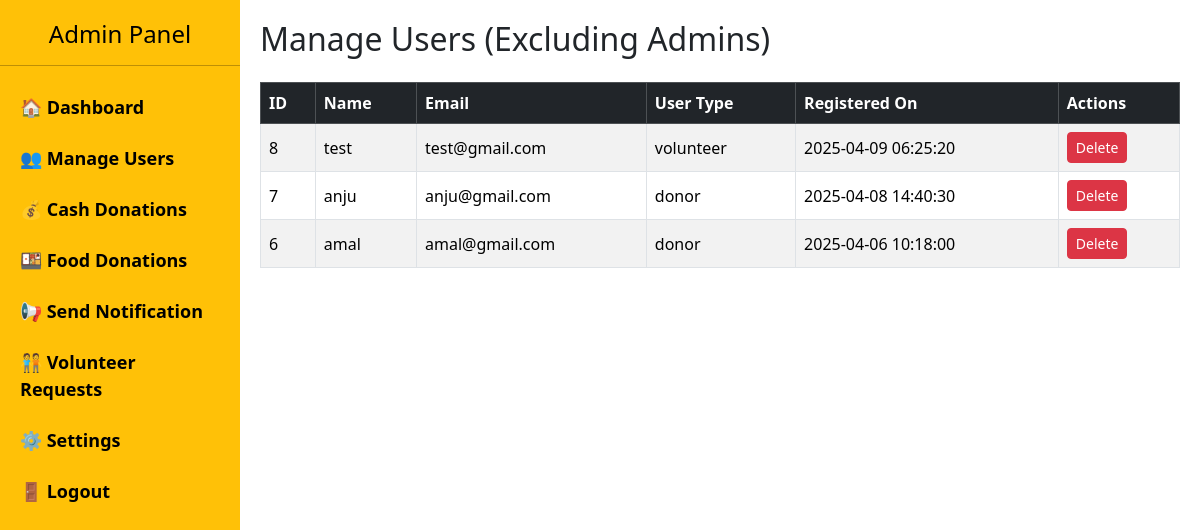
Page /admin/manage_users.php on the earlier database version.
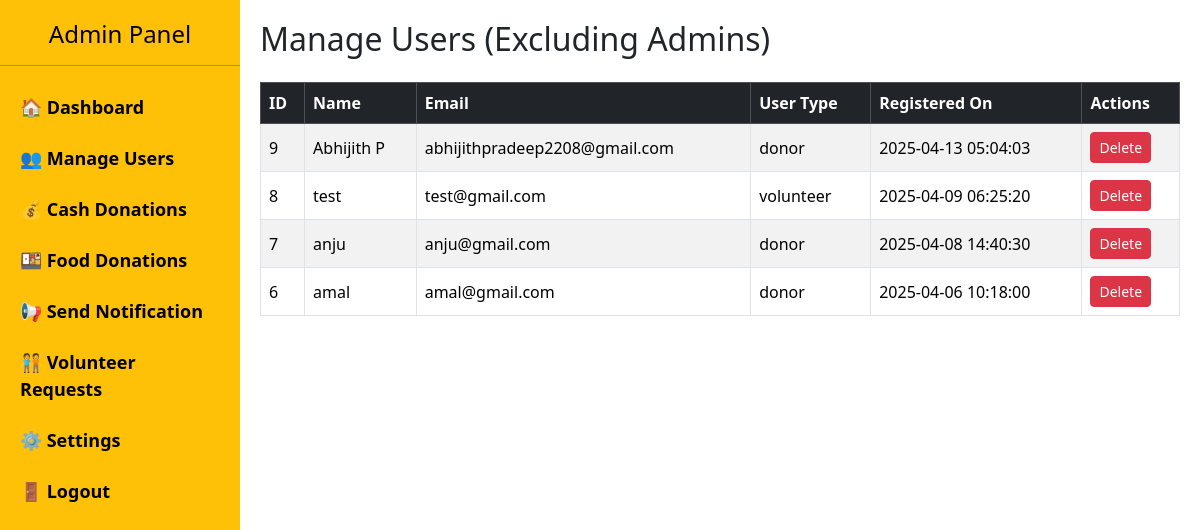
Same page on the later database version.
### tables this page shows
CREATE TABLE `users` (
  `id` int(11) NOT NULL,
  `name` varchar(100) NOT NULL,
  `email` varchar(100) NOT NULL,
  `password` varchar(255) NOT NULL,
  `user_type` enum('volunteer','donor','admin') NOT NULL,
  `created_at` timestamp NOT NULL DEFAULT current_timestamp()
);

### admin/manage_users.php (the view, shortened to what this page needs)
<?php
include '../db/db.php';
?>
<!DOCTYPE html>
<html lang="en">
<head>
    <link href="https://cdn.jsdelivr.net/npm/bootstrap@5.3.3/dist/css/bootstrap.min.css" rel="stylesheet">
</head>
<body>
<?php include 'admin_sidebar.php'; ?>
<div class="main-content">
    <h2 class="mb-4">Manage Users (Excluding Admins)</h2>
    <div class="table-responsive">
        <table class="table table-bordered table-striped align-middle">
            <thead class="table-dark">
                <tr>
                    <th>ID</th>
                    <th>Name</th>
                    <th>Email</th>
                    <th>User Type</th>
                    <th>Registered On</th>
                    <th>Actions</th>
                </tr>
            </thead>
            <tbody>
                <?php
                $stmt = $conn->prepare("SELECT id, name, email, user_type, created_at FROM users WHERE user_type != 'admin' ORDER BY created_at DESC");
                $stmt->execute();
                $result = $stmt->get_result();
                if ($result->num_rows > 0):
                    while ($row = $result->fetch_assoc()):
                ?>
                    <tr>
                        <td><?= htmlspecialchars($row['id']) ?></td>
                        <td><?= htmlspecialchars($row['name']) ?></td>
                        <td><?= htmlspecialchars($row['email']) ?></td>
                        <td><?= htmlspecialchars($row['user_type']) ?></td>
                        <td><?= htmlspecialchars($row['created_at']) ?></td>
                        <td>
                            <button class="btn btn-danger btn-sm" onclick="deleteUser(<?= $row['id'] ?>)">Delete</button>
                        </td>
                    </tr>
                <?php
                    endwhile;
                else:
                ?>
                    <tr><td colspan="6" class="text-center">No non-admin users found.</td></tr>
                <?php endif; ?>
            </tbody>
        </table>
    </div>
</div>
</body>
</html>

Differences in the rows shown:
added users: id "9", name "Abhijith P", email "abhijithpradeep2208@gmail.com", user_type "donor", created_at "2025-04-13 05:04:03"
